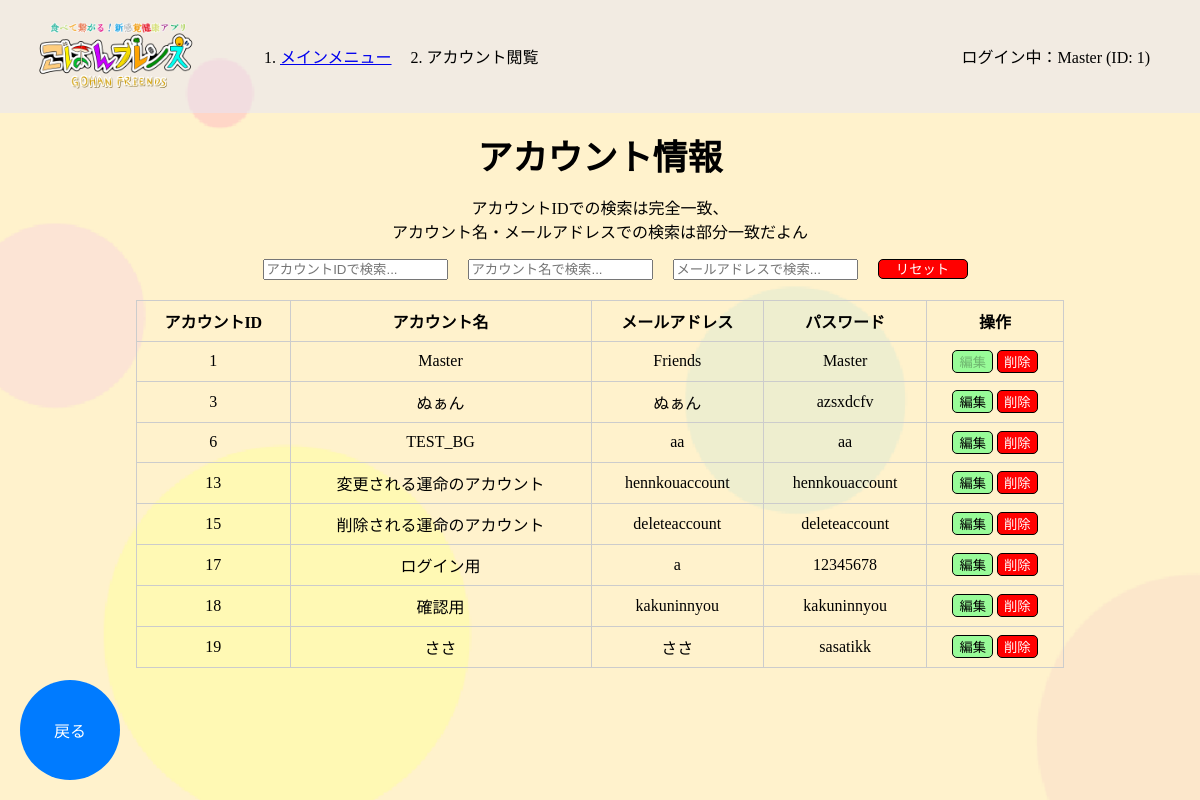
Before: /master/account_look (signed in) with the older database file.
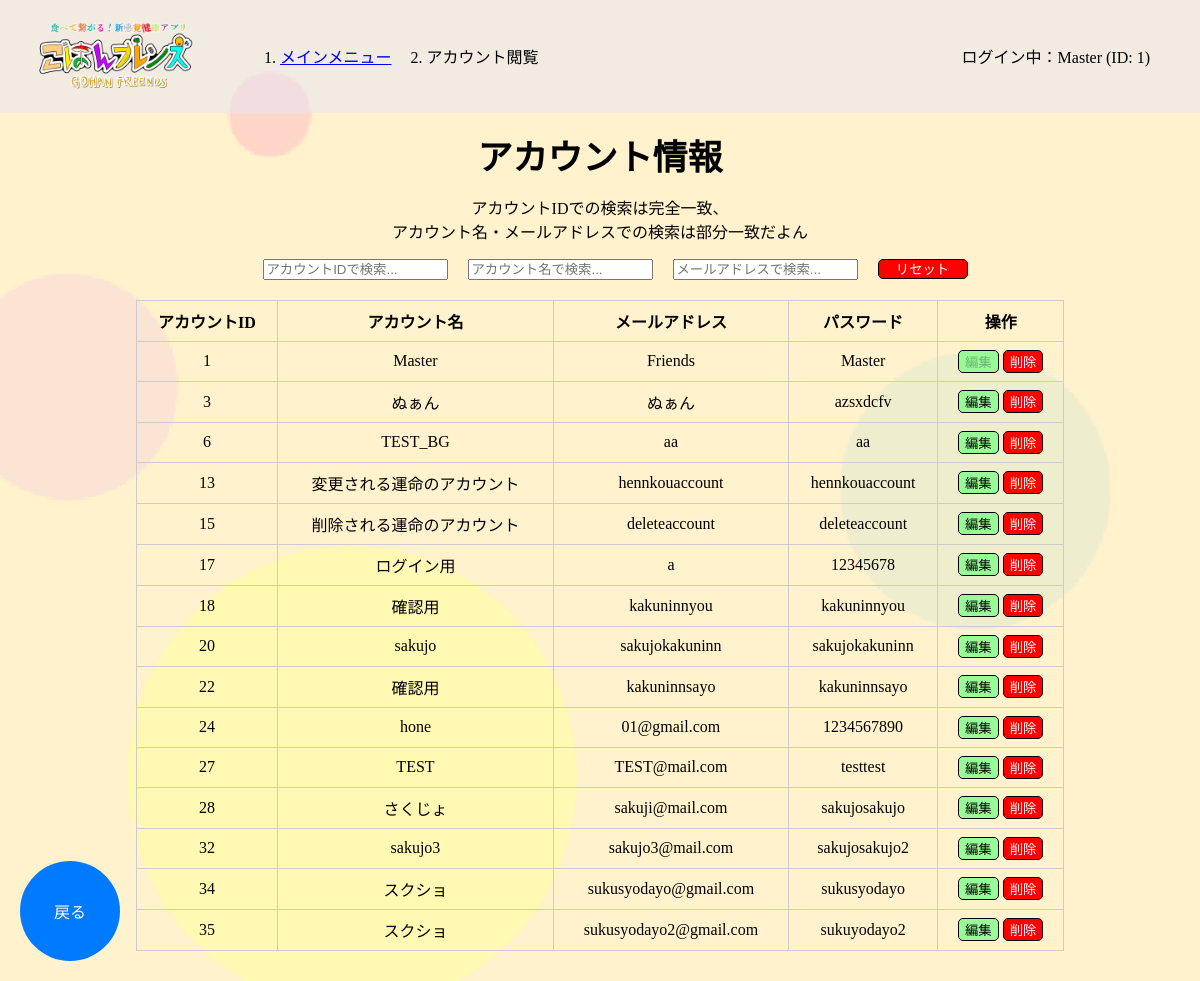
After: the same page with the newer database file.
### tables this page shows
CREATE TABLE ACCOUNT (
                        ACCOUNT_ID INTEGER PRIMARY KEY AUTOINCREMENT,
                        ACCOUNT_NAME TEXT NOT NULL,
                        MAIL TEXT NOT NULL,
                        PASS TEXT NOT NULL
                    );

### app.py (the view)
@app.route('/master/account_look')
def account_look():
    if 'account_id' not in session or session.get('account_id') != 1:
        return redirect(url_for('mainmenu'))
    if 'account_name' in session:
        conn = get_db()
        cur = conn.cursor()
        cur.execute("SELECT ACCOUNT_ID, ACCOUNT_NAME, MAIL, PASS FROM ACCOUNT")
        accounts = cur.fetchall()
        cur.close()
        conn.close()
        breadcrumbs = [
            {"name": "メインメニュー", "url": "/mainmenu/mainmenu"},
            {"name": "アカウント閲覧", "url": "/master/account_look"}
        ]
        return render_template('master/account_look.html', accounts=accounts, breadcrumbs=breadcrumbs)

### app.py (called while the page is built)
def get_db():
    conn = sqlite3.connect(DATABASE)
    return conn

@app.context_processor
def inject_account_info():
    return {
        'account_name': session.get('account_name'),
        'account_id': session.get('account_id')
    }

### templates/master/account_look.html (shortened to what this page needs)
{% extends 'base.html' %}
{% block content %}
<div class="main-contents">
    <p class="main-text">アカウント情報<br><div class="txt-center">アカウントIDでの検索は完全一致、<br>アカウント名・メールアドレスでの検索は部分一致だよん</div></p>
    <div style="display: flex; justify-content: center; align-items: center; margin-bottom: 20px;">
        <input type="text" id="searchAccountId" placeholder="アカウントIDで検索..." oninput="searchAccounts()">
        <input type="text" id="searchAccountName" placeholder="アカウント名で検索..." oninput="searchAccounts()">
        <input type="text" id="searchEmail" placeholder="メールアドレスで検索..." oninput="searchAccounts()">
        <button id="resetButton" type="button" onclick="resetSearch()" class="reset-button">リセット</button>
    </div>
    <div class="table-container">
        <table>
            <tr>
                <th>アカウントID</th>
                <th>アカウント名</th>
                <th>メールアドレス</th>
                <th>パスワード</th>
                <th>操作</th>
            </tr>
            {% for account in accounts %}
            <tr>
                <td>{{ account[0] }}</td>
                <td data-original="{{ account[1] }}">{{ account[1] }}</td>
                <td data-original="{{ account[2] }}">{{ account[2] }}</td>
                <td data-original="{{ account[3] }}">{{ account[3] }}</td>
                <td>
                    {% if account[0] == 1 %}
                    <button class="edit-button" type="button" disabled>編集</button>
                    <button class="delete-button" type="button" disabled>削除</button>
                    {% else %}
                    <button class="edit-button" type="button"
                        onclick="editRow(this.parentElement.parentElement)">編集</button>
                    <button class="delete-button" type="button"
                        onclick="showDeleteConfirmation(this.parentElement.parentElement)">削除</button>
                    {% endif %}
                </td>
            </tr>
            {% endfor %}
        </table>
    </div>
    <div class="back-button-container">
        <button id="back-button" onclick="location.href='{{ url_for('mainmenu') }}';" class="back-button">戻る</button>
    </div>
</div>
{% endblock %}

Changed rows visible on the page:
removed ACCOUNT: ACCOUNT_ID "19", ACCOUNT_NAME "ささ", MAIL "ささ", PASS "sasatikk", shows "編集"
added ACCOUNT: ACCOUNT_ID "20", ACCOUNT_NAME "sakujo", MAIL "sakujokakuninn", PASS "sakujokakuninn", shows "編集"
added ACCOUNT: ACCOUNT_ID "22", ACCOUNT_NAME "確認用", MAIL "kakuninnsayo", PASS "kakuninnsayo", shows "編集"
added ACCOUNT: ACCOUNT_ID "24", ACCOUNT_NAME "hone", MAIL "01@gmail.com", PASS "1234567890", shows "編集"
added ACCOUNT: ACCOUNT_ID "27", ACCOUNT_NAME "TEST", MAIL "TEST@mail.com", PASS "testtest", shows "編集"
added ACCOUNT: ACCOUNT_ID "28", ACCOUNT_NAME "さくじょ", MAIL "sakuji@mail.com", PASS "sakujosakujo", shows "編集"
added ACCOUNT: ACCOUNT_ID "32", ACCOUNT_NAME "sakujo3", MAIL "sakujo3@mail.com", PASS "sakujosakujo2", shows "編集"
added ACCOUNT: ACCOUNT_ID "34", ACCOUNT_NAME "スクショ", MAIL "sukusyodayo@gmail.com", PASS "sukusyodayo", shows "編集"
added ACCOUNT: ACCOUNT_ID "35", ACCOUNT_NAME "スクショ", MAIL "sukusyodayo2@gmail.com", PASS "sukuyodayo2", shows "編集"
